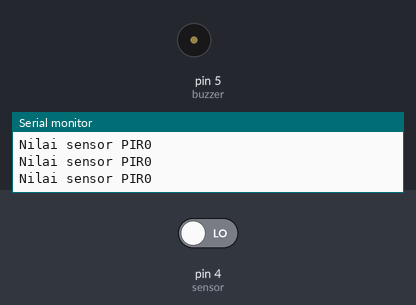
This sketch was run on a simulated Arduino Uno, built with avr-gcc and run on an emulated ATmega328P. Shown: buzzer (waves = sounding, pin HIGH), the last lines printed to the serial monitor. The inputs (shaded band) are chosen by the test bench; at power-on: pin 4 (sensor) LOW.

Above: at 1.2 s.
1.3 s: pin 4 (sensor) driven HIGH
At 2.4 s:
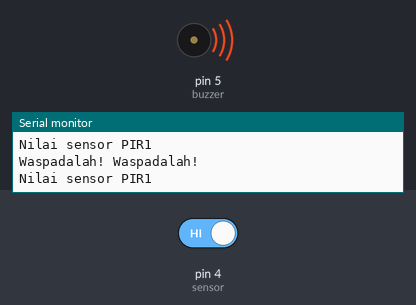
2.8 s: pin 4 (sensor) driven LOW
At 4.2 s:
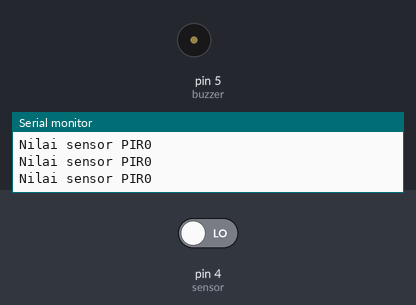
Timing chart, 0 to 5.8 s (numbered marks = the images above; inputs shaded):
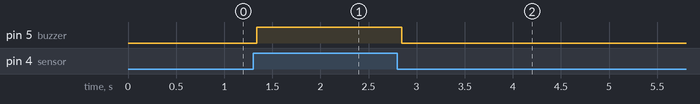

Measured:
- after the input at 1.3 s, pin 5 (buzzer): LOW → HIGH at once
- after the input at 2.8 s, pin 5 (buzzer): HIGH → LOW after 0.05 s

The sketch:

4-11-21_Arduino_PIR_Buzzer.ino
```cpp
// Inisialisasi pin Arduino
int buzzer = 5;
int sensor = 4;

void setup() {
  Serial.begin(9600);
  // Deklarasi pin sebagai I/O
  pinMode(buzzer, OUTPUT);
  pinMode(sensor, INPUT);

}

void loop() {
  // Membaca nilai pada sensor
  int sensorRead = digitalRead(sensor);

  // Menampilkan nilai pada sensor
  Serial.println("Nilai sensor PIR" + String(sensorRead));

  // Logika
  if(sensorRead == 1){
    digitalWrite(buzzer, HIGH);
    Serial.println("Waspadalah! Waspadalah!");
  }
  else{
    digitalWrite(buzzer, LOW);
  }
}
```
